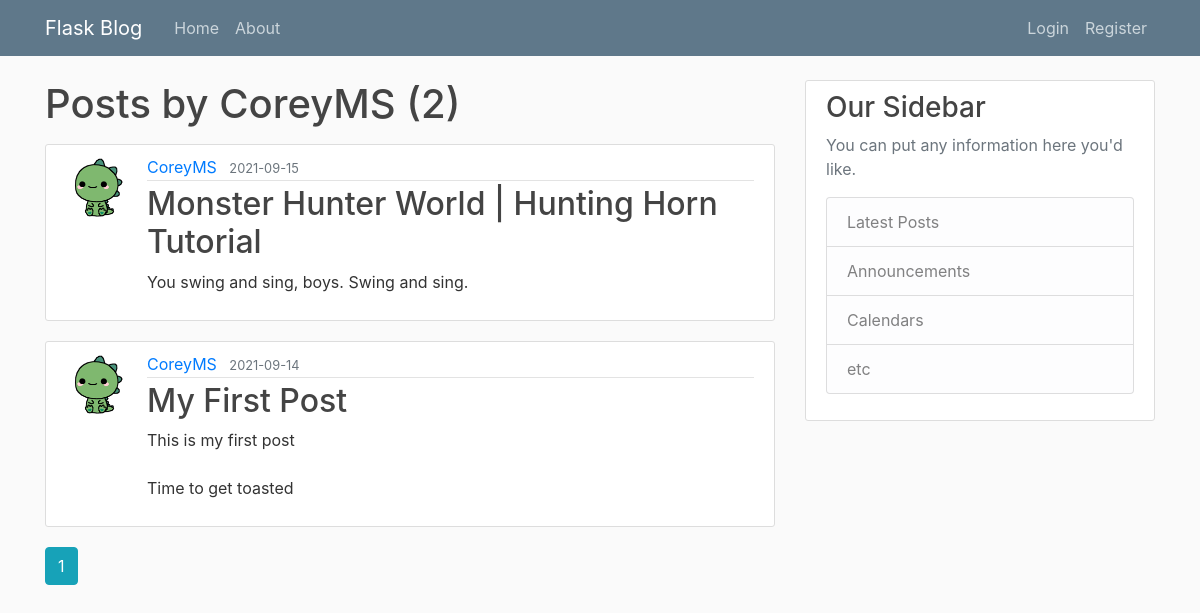
The app's page /user/CoreyMS with its own data.
### flaskblog/models.py (models this page shows, shortened)
class User(db.Model, UserMixin):
    __tablename__ = 'user'
    id = db.Column(db.Integer, primary_key=True)
    username = db.Column(db.String(20), unique=True, nullable=False)
    email = db.Column(db.String(120), unique=True, nullable=False)
    image_file = db.Column(db.String(20), nullable=False, default='default.jpg')
    password = db.Column(db.String(60), nullable=False)
    posts = db.relationship('Post', backref='author', lazy=True)

class Post(db.Model):
    __tablename__ = 'post'
    id = db.Column(db.Integer, primary_key=True)
    title = db.Column(db.String(120), nullable=False)
    date_posted = db.Column(db.DateTime, nullable=False, default=datetime.utcnow)
    content = db.Column(db.Text, nullable=False)
    user_id = db.Column(db.Integer, db.ForeignKey('user.id'), nullable=False)

### flaskblog/users/routes.py (the view)
@users.route("/user/<string:username>")
def user_posts(username):
    page = request.args.get('page', 1, type=int)
    user = User.query.filter_by(username=username).first_or_404()
    posts = Post.query.filter_by(author=user)\
        .order_by(Post.date_posted.desc())\
        .paginate(page=page, per_page=5)
    return render_template('user_posts.html', posts=posts, user=user)

### flaskblog/templates/user_posts.html
{% extends "layout.html" %}
{% block content %}
    <h1 class="mb-3">Posts by {{ user.username }} ({{ posts.total }})</h1>
    {% for post in posts.items %}
        <article class="media content-section">
          <img class="rounded-circle article-img" src="{{ url_for('static', filename='profile_pics/' + post.author.image_file) }}">
          <div class="media-body">
            <div class="article-metadata">
              <a class="mr-2" href="{{ url_for('users.user_posts', username=post.author.username) }}">{{ post.author.username }}</a>
              <small class="text-muted">{{ post.date_posted.strftime('%Y-%m-%d') }}</small>
            </div>
            <h2><a class="article-title" href="{{ url_for('posts.post', post_id=post.id) }}">{{ post.title }}</a></h2>
            <p class="article-content">{{ post.content }}</p>
          </div>
        </article>
    {% endfor %}
    {% for page_num in posts.iter_pages(left_edge=1, right_edge=1, left_current=1, right_current=2) %}
      {% if page_num %}
        {% if posts.page == page_num %}
          <a class="btn btn-info mb-4" href="{{ url_for('users.user_posts', username=user.username, page=page_num) }}">{{ page_num }}</a>
        {% else %}
          <a class="btn btn-outline-info mb-4" href="{{ url_for('users.user_posts', username=user.username, page=page_num) }}">{{ page_num }}</a>
        {% endif %}
      {% else %}
        ...
      {% endif %}
    {% endfor %}
{% endblock content %}

### flaskblog/static/main.css (style rules this page uses)
body { background: #fafafa; color: #333333; margin-top: 5rem; }
h1, h2, h3, h4, h5, h6 { color: #444444; }
.content-section { background: #ffffff; padding: 10px 20px; border: 1px solid #dddddd; border-radius: 3px; margin-bottom: 20px; }
.article-title { color: #444444; }
.article-content { white-space: pre-line; }
.article-img { height: 65px; width: 65px; margin-right: 16px; }
.article-metadata { padding-bottom: 1px; margin-bottom: 4px; border-bottom: 1px solid #e3e3e3 }

### records on screen
User: username "CoreyMS"
Post: image_file (picture), author.username "CoreyMS", date_posted "2021-09-15", title "Monster Hunter World | Hunting Horn Tutorial", content "You swing and sing, boys. Swing and sing."
Post: image_file (picture), author.username "CoreyMS", date_posted "2021-09-14", title "My First Post", content "This is my first post Time to get toasted"

### other values on screen
{{ posts.total }} "2"
{{ page_num }} "1"
